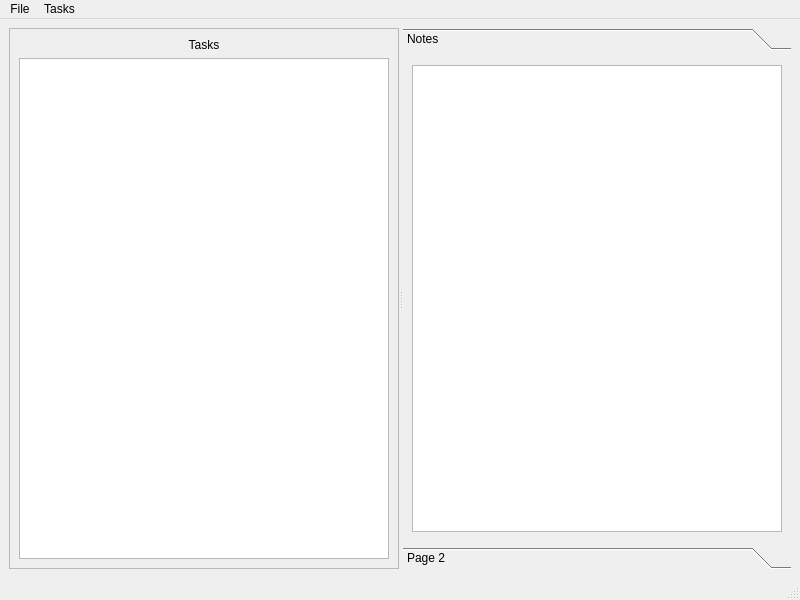
<?xml version="1.0" encoding="UTF-8"?>
<ui version="4.0">
 <class>TMClass</class>
 <widget class="QMainWindow" name="TMClass">
  <property name="geometry">
   <rect>
    <x>0</x>
    <y>0</y>
    <width>800</width>
    <height>600</height>
   </rect>
  </property>
  <property name="windowTitle">
   <string>MainWindow</string>
  </property>
  <widget class="QWidget" name="centralwidget">
   <layout class="QVBoxLayout" name="verticalLayout_2">
    <item>
     <widget class="QSplitter" name="splitter">
      <property name="orientation">
       <enum>Qt::Horizontal</enum>
      </property>
      <widget class="QFrame" name="frame">
       <property name="frameShape">
        <enum>QFrame::StyledPanel</enum>
       </property>
       <property name="frameShadow">
        <enum>QFrame::Raised</enum>
       </property>
       <layout class="QVBoxLayout" name="verticalLayout">
        <item>
         <widget class="QLabel" name="label">
          <property name="text">
           <string>Tasks</string>
          </property>
          <property name="alignment">
           <set>Qt::AlignCenter</set>
          </property>
         </widget>
        </item>
        <item>
         <widget class="QTreeView" name="treeView">
          <property name="animated">
           <bool>true</bool>
          </property>
         </widget>
        </item>
       </layout>
      </widget>
      <widget class="QToolBox" name="toolBox">
       <property name="currentIndex">
        <number>0</number>
       </property>
       <widget class="QWidget" name="page">
        <property name="geometry">
         <rect>
          <x>0</x>
          <y>0</y>
          <width>385</width>
          <height>455</height>
         </rect>
        </property>
        <attribute name="label">
         <string>Notes</string>
        </attribute>
        <layout class="QVBoxLayout" name="verticalLayout_3">
         <item>
          <widget class="QTextEdit" name="Notes"/>
         </item>
        </layout>
       </widget>
       <widget class="QWidget" name="page_2">
        <property name="geometry">
         <rect>
          <x>0</x>
          <y>0</y>
          <width>385</width>
          <height>455</height>
         </rect>
        </property>
        <attribute name="label">
         <string>Page 2</string>
        </attribute>
       </widget>
      </widget>
     </widget>
    </item>
   </layout>
  </widget>
  <widget class="QMenuBar" name="menubar">
   <property name="geometry">
    <rect>
     <x>0</x>
     <y>0</y>
     <width>800</width>
     <height>31</height>
    </rect>
   </property>
   <widget class="QMenu" name="menuFile">
    <property name="title">
     <string>File</string>
    </property>
    <addaction name="actionFocusTasks"/>
    <addaction name="actionFocusNotes"/>
    <addaction name="actionExit"/>
   </widget>
   <widget class="QMenu" name="menuTasks">
    <property name="title">
     <string>Tasks</string>
    </property>
    <addaction name="actionAdd"/>
    <addaction name="actionAddChild"/>
    <addaction name="actionDel"/>
   </widget>
   <addaction name="menuFile"/>
   <addaction name="menuTasks"/>
  </widget>
  <widget class="QStatusBar" name="statusbar"/>
  <action name="actionAdd">
   <property name="text">
    <string>Add</string>
   </property>
  </action>
  <action name="actionAddChild">
   <property name="text">
    <string>AddChild</string>
   </property>
  </action>
  <action name="actionDel">
   <property name="text">
    <string>Del</string>
   </property>
  </action>
  <action name="actionExit">
   <property name="text">
    <string>Exit</string>
   </property>
  </action>
  <action name="actionFocusTasks">
   <property name="text">
    <string>FocusTasks</string>
   </property>
   <property name="shortcut">
    <string>Ctrl+T</string>
   </property>
  </action>
  <action name="actionFocusNotes">
   <property name="text">
    <string>FocusNotes</string>
   </property>
   <property name="shortcut">
    <string>Ctrl+N</string>
   </property>
  </action>
 </widget>
 <resources>
  <include location="tm.qrc"/>
 </resources>
 <connections/>
</ui>
